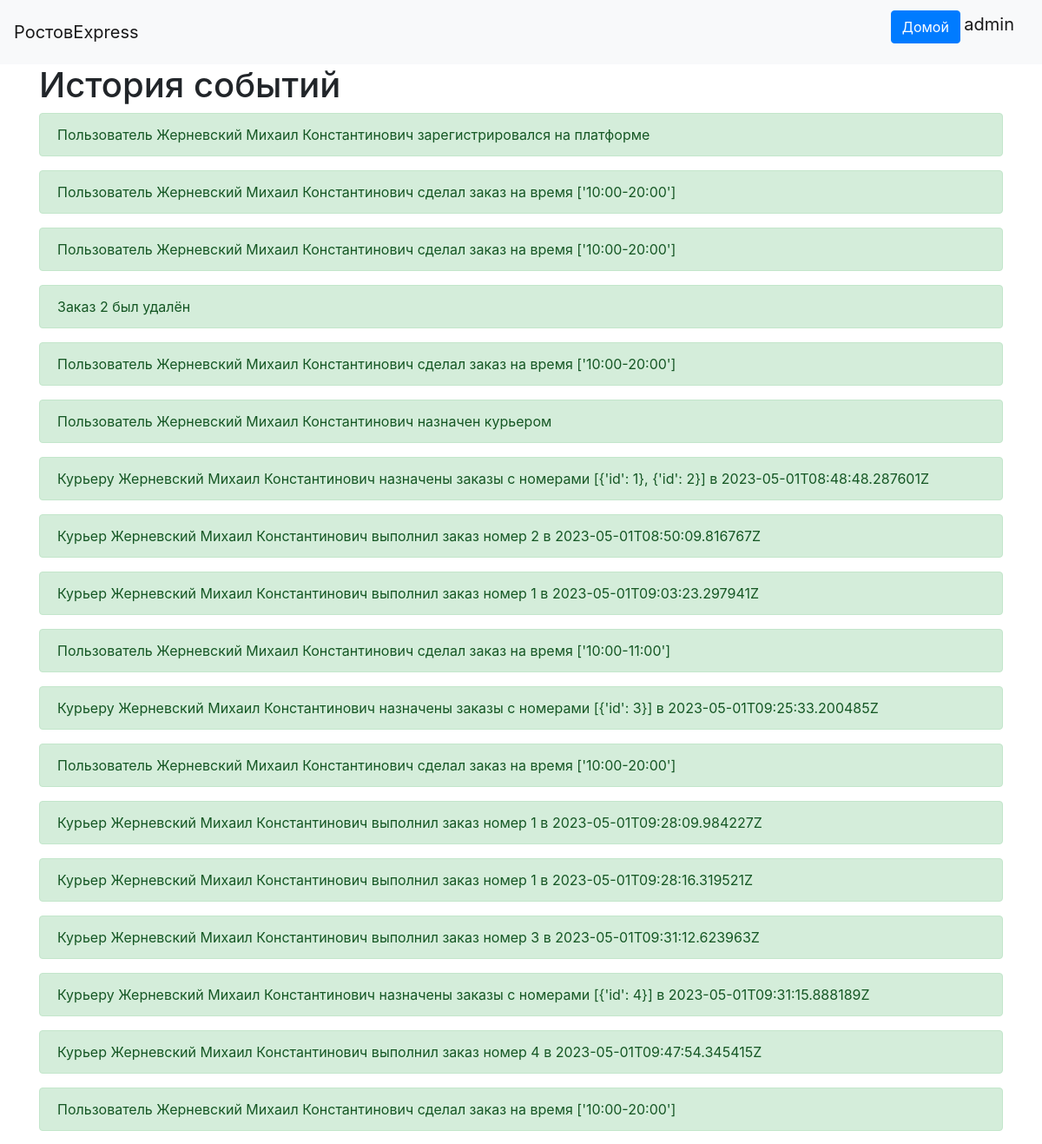
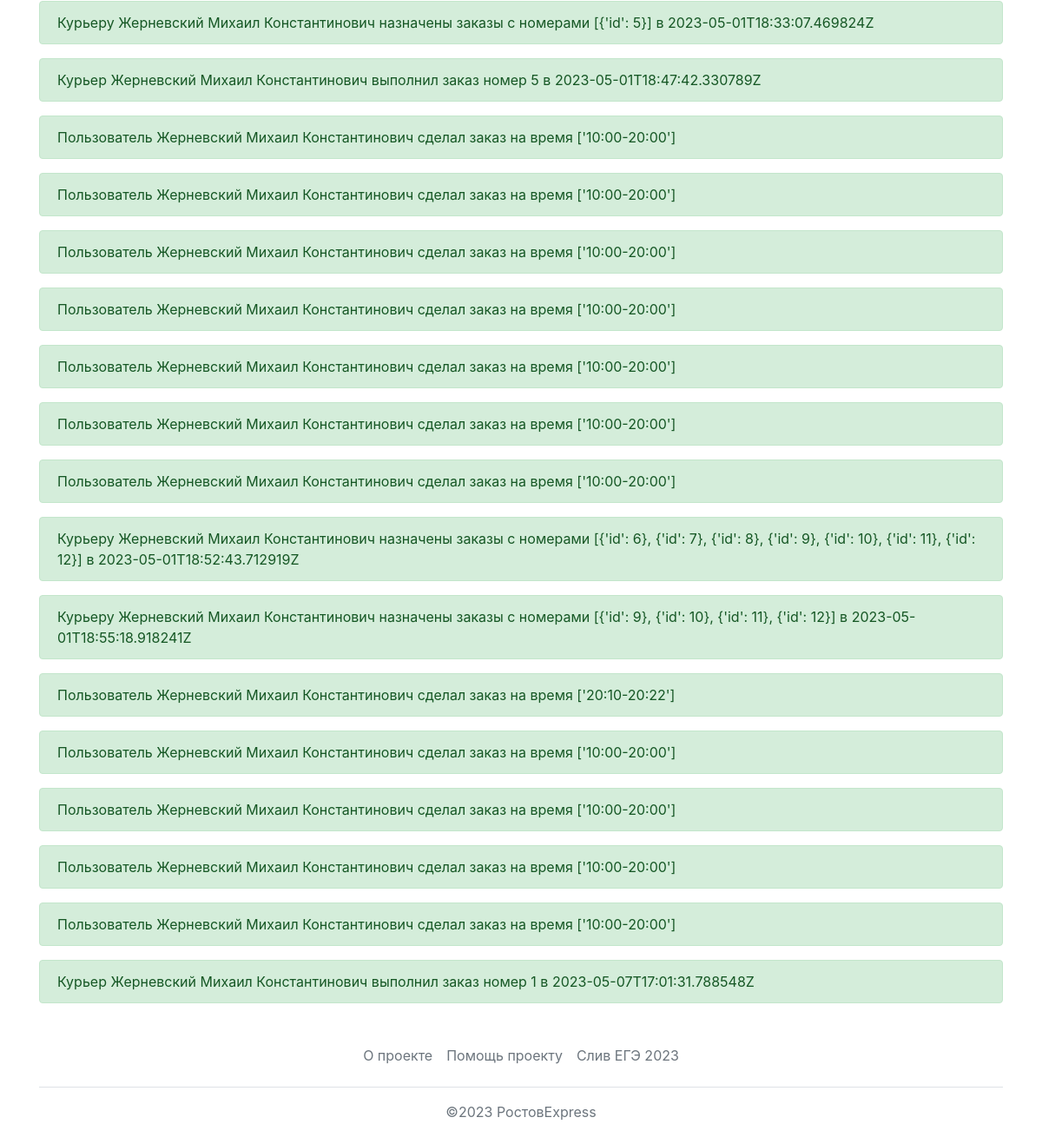
Screenshot of /history (signed in) with the database file from the repository (2 pictures, top to bottom).
### data/users.py (models this page shows, shortened)
class User(SqlAlchemyBase, UserMixin):
    __tablename__ = 'users'
    id = sqlalchemy.Column(sqlalchemy.Integer,
                           primary_key=True, autoincrement=True)
    name = sqlalchemy.Column(sqlalchemy.String, nullable=True)
    about = sqlalchemy.Column(sqlalchemy.String, nullable=True)
    email = sqlalchemy.Column(sqlalchemy.String,
                              index=True, unique=True, nullable=True)
    phone_number = sqlalchemy.Column(sqlalchemy.String,
                                     index=True, unique=True, nullable=True)
    hashed_password = sqlalchemy.Column(sqlalchemy.String, nullable=True)
    created_date = sqlalchemy.Column(sqlalchemy.DateTime, default=datetime.datetime.now)
    user_type = sqlalchemy.Column(sqlalchemy.Integer, nullable=True)
    c_id = sqlalchemy.Column(sqlalchemy.Integer, sqlalchemy.ForeignKey('couriers.id'), nullable=True)
    show_completed = sqlalchemy.Column(sqlalchemy.Boolean, default=0)
    sqlalchemy.orm.relation('Courier')

### data/records.py (models this page shows)
class Record(SqlAlchemyBase):
    __tablename__ = 'records'
    id = sqlalchemy.Column(sqlalchemy.Integer, primary_key=True, autoincrement=True)
    event = sqlalchemy.Column(sqlalchemy.String, nullable=True)

### main.py (the view)
@app.route("/history", methods=["GET"])
@login_required
def view_history():
    if current_user.user_type != 3:
        return redirect('/')
    db_sess = db_session.create_session()
    events = db_sess.query(Record).all()
    return render_template("history.html", items=events)

### data/db_session.py (called while the page is built)
def create_session() -> Session:
    global __factory
    return __factory()

### main.py (called while the page is built)
@login_manager.user_loader
def load_user(user_id):
    db_sess = db_session.create_session()
    return db_sess.query(User).get(user_id)

### templates/history.html
{% extends "base.html" %}
{% block content %}
<h1>История событий</h1>
{% for item in items %}
<div>
    <div class="alert alert-success">
        {{item.event}}
    </div>
</div>
{% endfor %}
{% endblock %}

### templates/base.html (shortened to what this page needs)
<!doctype html>
<html lang="en">
<head>
    <link rel="stylesheet"
          href="https://stackpath.bootstrapcdn.com/bootstrap/4.4.1/css/bootstrap.min.css"
>
</head>
<body>
<header>
    <nav class="navbar navbar-light bg-light">
        <a class="navbar-brand" href="#">РостовExpress</a>
        {% if current_user.is_authenticated %}
            <p>
                <a class="btn btn-primary " href="/">Домой</a>
                <a class="navbar-brand" href="/logout">{{ current_user.name }}</a>
            </p>
        {% else %}
            <p>
                <a class="btn btn-primary " href="/register">Зарегистрироваться</a>
                <a class="btn btn-success" href="/login">Войти</a>
            </p>
        {% endif %}
    </nav>
</header>
<main role="main" class="container">
    {% block content %}{% endblock %}
</main>
<div class="container">
    <footer class="py-3 my-4">
        <ul class="nav justify-content-center border-bottom pb-3 mb-3">
            <li class="nav-item"><a
                    href="https://docs.google.com/document/d/181rVJnixCkqp7kEEYyXy6jRmIWrEmT0YMYidJ4JE5xg/edit?usp=sharing"
                    class="nav-link px-2 text-muted">О проекте</a></li>
            <li class="nav-item"><a href="/donations" class="nav-link px-2 text-muted">Помощь проекту</a></li>
            <li class="nav-item"><a href="https://www.youtube.com/watch?v=dQw4w9WgXcQ" class="nav-link px-2 text-muted">Слив
                ЕГЭ 2023</a></li>
        </ul>
        <p class="text-center text-muted">©2023 РостовExpress</p>
    </footer>
</div>
</body>
</html>

### rows the page displays
User: name "admin"
Record: event "Пользователь Жерневский Михаил Константинович зарегистрировался на платформе"
Record: event "Пользователь Жерневский Михаил Константинович сделал заказ на время ['10:00-20:00']"
Record: event "Пользователь Жерневский Михаил Константинович сделал заказ на время ['10:00-20:00']"
Record: event "Заказ 2 был удалён"
Record: event "Пользователь Жерневский Михаил Константинович сделал заказ на время ['10:00-20:00']"
Record: event "Пользователь Жерневский Михаил Константинович назначен курьером"
Record: event "Курьеру Жерневский Михаил Константинович назначены заказы с номерами [{'id': 1}, {'id': 2}] в 2023-05-01T08:48:48.287601Z"
Record: event "Курьер Жерневский Михаил Константинович выполнил заказ номер 2 в 2023-05-01T08:50:09.816767Z"
Record: event "Курьер Жерневский Михаил Константинович выполнил заказ номер 1 в 2023-05-01T09:03:23.297941Z"
Record: event "Пользователь Жерневский Михаил Константинович сделал заказ на время ['10:00-11:00']"
Record: event "Курьеру Жерневский Михаил Константинович назначены заказы с номерами [{'id': 3}] в 2023-05-01T09:25:33.200485Z"
Record: event "Пользователь Жерневский Михаил Константинович сделал заказ на время ['10:00-20:00']"
Record: event "Курьер Жерневский Михаил Константинович выполнил заказ номер 1 в 2023-05-01T09:28:09.984227Z"
Record: event "Курьер Жерневский Михаил Константинович выполнил заказ номер 1 в 2023-05-01T09:28:16.319521Z"
Record: event "Курьер Жерневский Михаил Константинович выполнил заказ номер 3 в 2023-05-01T09:31:12.623963Z"
Record: event "Курьеру Жерневский Михаил Константинович назначены заказы с номерами [{'id': 4}] в 2023-05-01T09:31:15.888189Z"
Record: event "Курьер Жерневский Михаил Константинович выполнил заказ номер 4 в 2023-05-01T09:47:54.345415Z"
Record: event "Пользователь Жерневский Михаил Константинович сделал заказ на время ['10:00-20:00']"
Record: event "Курьеру Жерневский Михаил Константинович назначены заказы с номерами [{'id': 5}] в 2023-05-01T18:33:07.469824Z"
Record: event "Курьер Жерневский Михаил Константинович выполнил заказ номер 5 в 2023-05-01T18:47:42.330789Z"
Record: event "Пользователь Жерневский Михаил Константинович сделал заказ на время ['10:00-20:00']"
Record: event "Пользователь Жерневский Михаил Константинович сделал заказ на время ['10:00-20:00']"
Record: event "Пользователь Жерневский Михаил Константинович сделал заказ на время ['10:00-20:00']"
Record: event "Пользователь Жерневский Михаил Константинович сделал заказ на время ['10:00-20:00']"
Record: event "Пользователь Жерневский Михаил Константинович сделал заказ на время ['10:00-20:00']"
Record: event "Пользователь Жерневский Михаил Константинович сделал заказ на время ['10:00-20:00']"
Record: event "Пользователь Жерневский Михаил Константинович сделал заказ на время ['10:00-20:00']"
Record: event "Курьеру Жерневский Михаил Константинович назначены заказы с номерами [{'id': 6}, {'id': 7}, {'id': 8}, {'id': 9}, {'id': 10}, {'id': 11}, {'id': 12}] в 2023-05-01T18:52:43.712919Z"
Record: event "Курьеру Жерневский Михаил Константинович назначены заказы с номерами [{'id': 9}, {'id': 10}, {'id': 11}, {'id': 12}] в 2023-05-01T18:55:18.918241Z"
Record: event "Пользователь Жерневский Михаил Константинович сделал заказ на время ['20:10-20:22']"
Record: event "Пользователь Жерневский Михаил Константинович сделал заказ на время ['10:00-20:00']"
Record: event "Пользователь Жерневский Михаил Константинович сделал заказ на время ['10:00-20:00']"
Record: event "Пользователь Жерневский Михаил Константинович сделал заказ на время ['10:00-20:00']"
Record: event "Пользователь Жерневский Михаил Константинович сделал заказ на время ['10:00-20:00']"
Record: event "Курьер Жерневский Михаил Константинович выполнил заказ номер 1 в 2023-05-07T17:01:31.788548Z"
